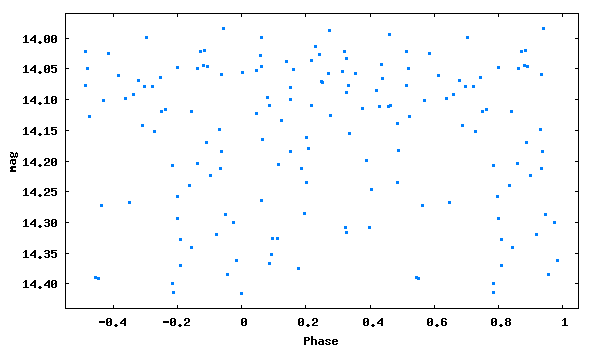

Reproduce this figure in gnuplot.
set term png size 600,350 medium
set colors classic
set output 'phase_lc_6.png'
set xlabel 'Phase'
set ylabel 'mag'
#set title 'JDmax = 2446768.21900 + 0.1787739 x E'
set format y '%5.2f'
plot [-0.55:1.05][14.44:13.96] "phase_lc_6.dat" linecolor 3 pointtype 5 pointsize 0.3 title ""
